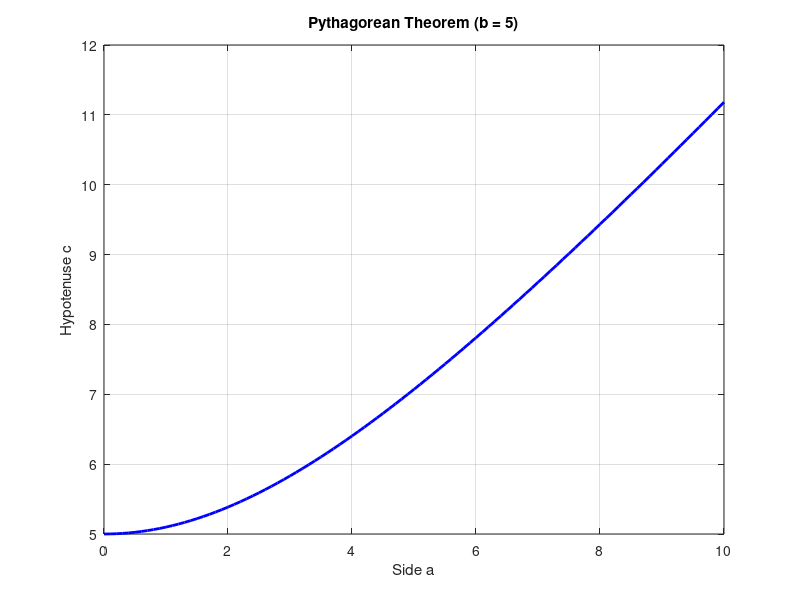

MATLAB code to generate this figure:
% Pythagorean Theorem Plot
a = 0:0.1:10;
b = 5;
c = sqrt(a.^2 + b^2);

figure;
plot(a, c, 'b-', 'LineWidth', 2);

xlabel('Side a');
ylabel('Hypotenuse c');
title(['Pythagorean Theorem (b = ' num2str(b) ')']);

grid on;
